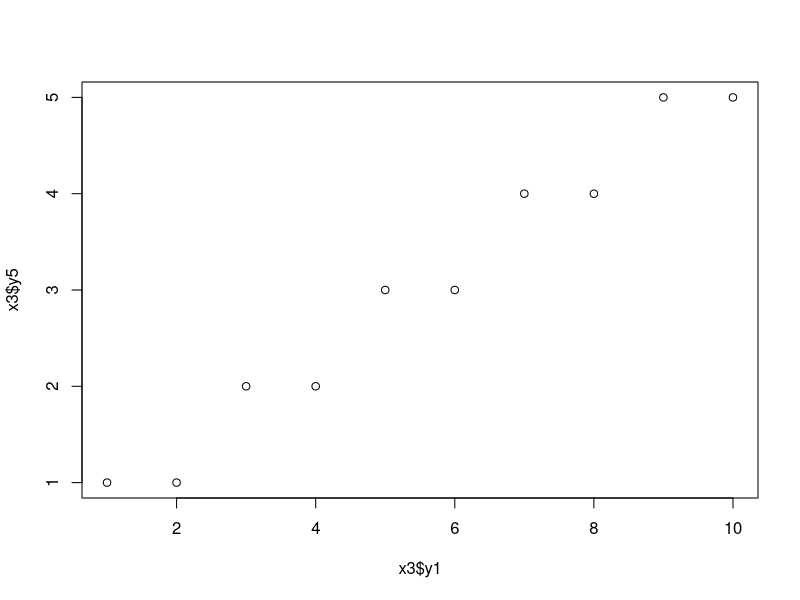
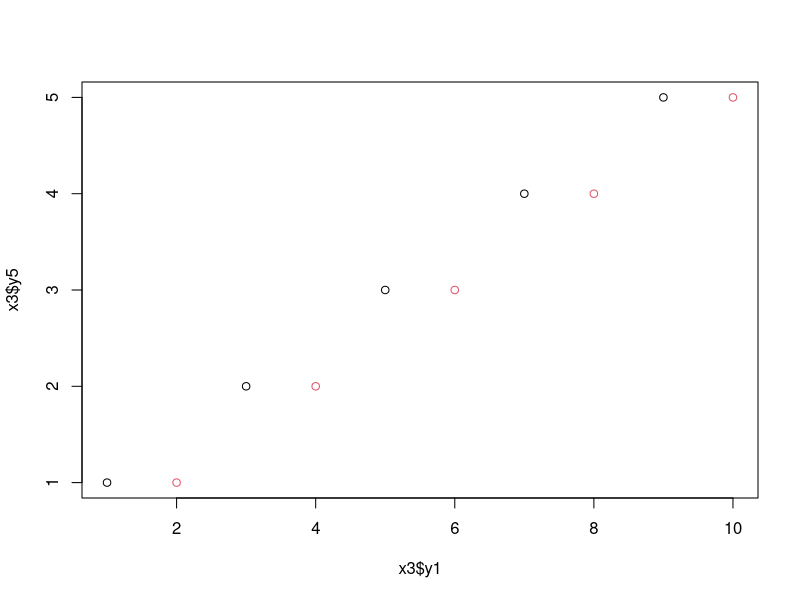
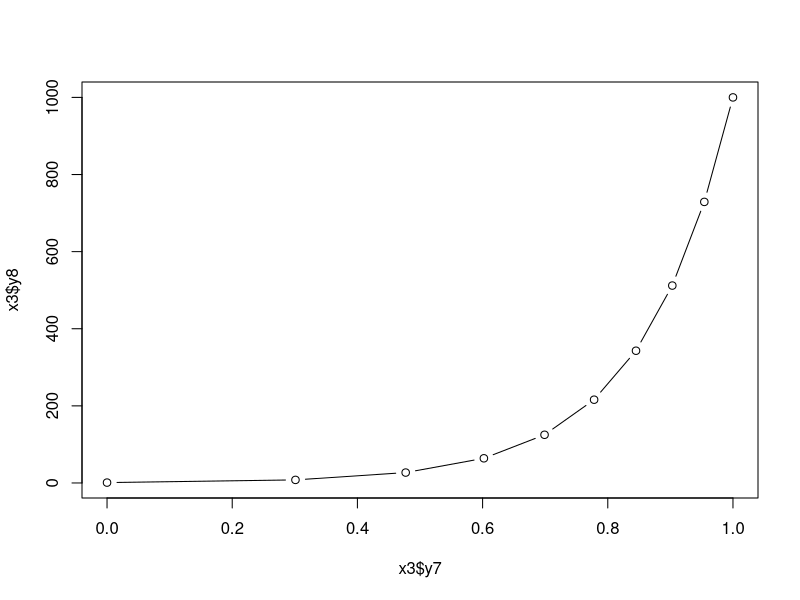
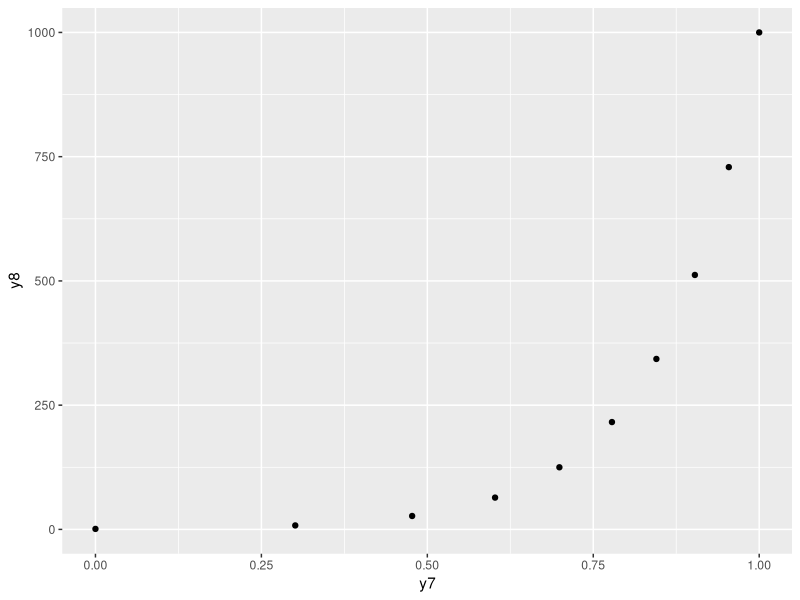
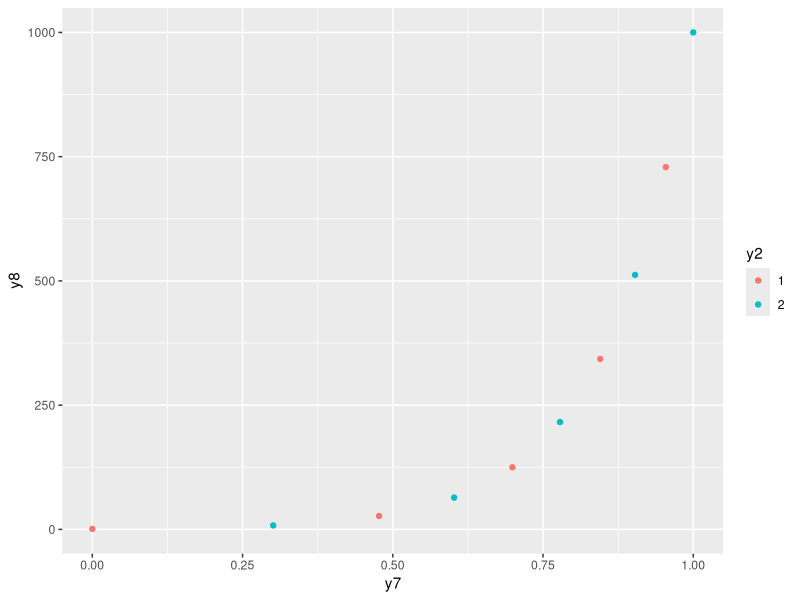
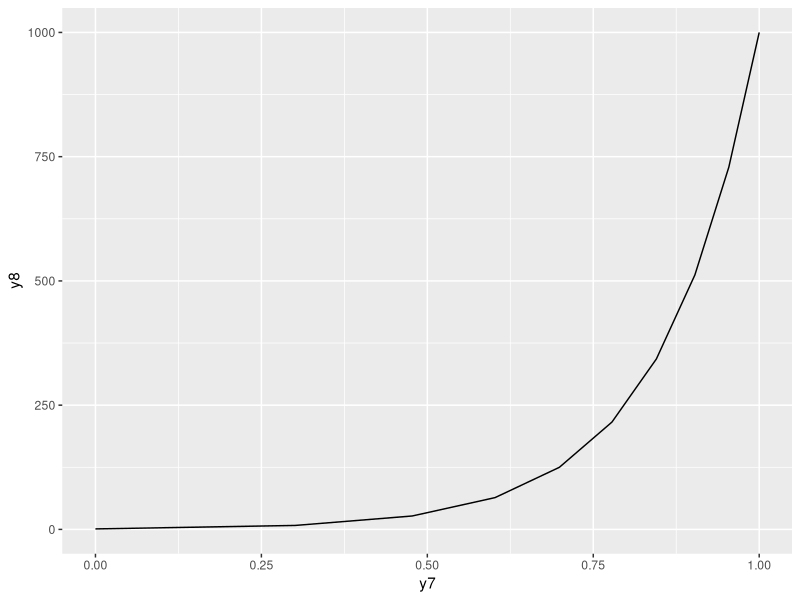
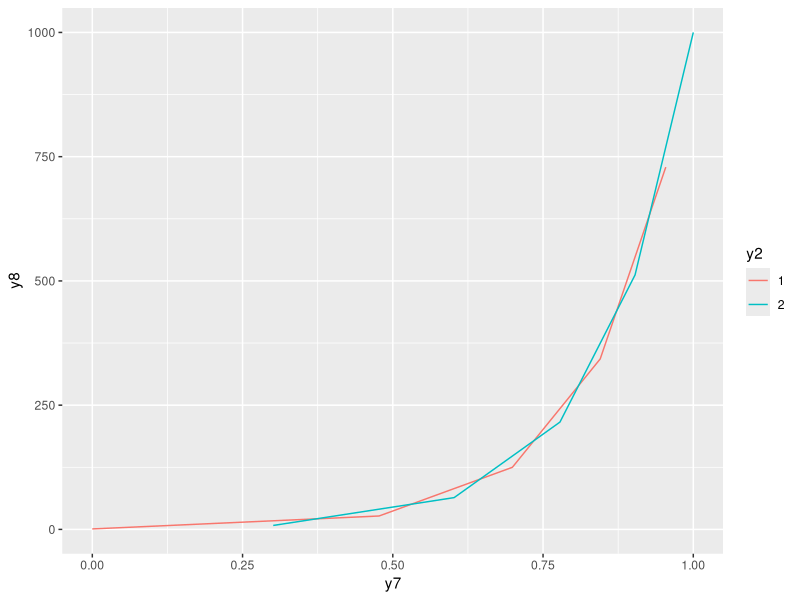
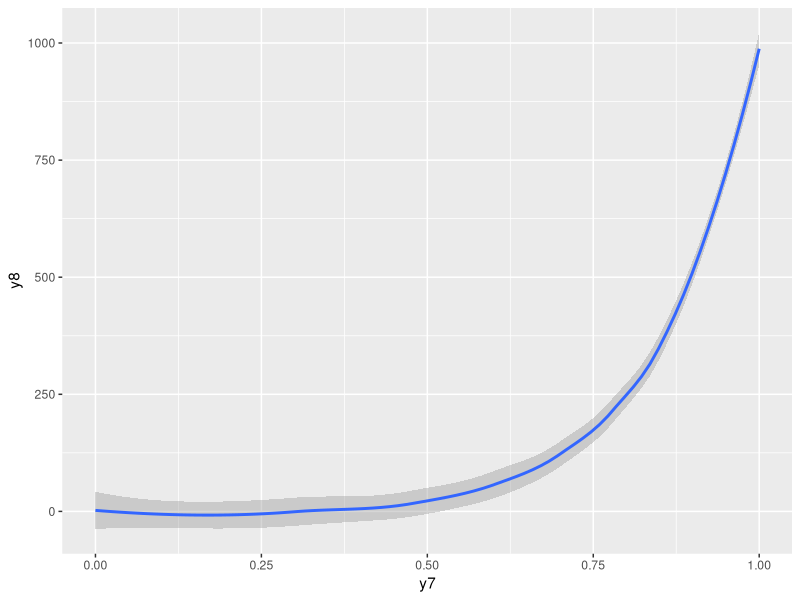

The R script that drew these images, in order:
## ---- chunk 1
knitr::opts_chunk$set(echo = T, message = F, warning = F)
## ---- chunk 2
5 + 3 # = 8
24 / (1 + 2) # = 24 / 3 = 8
2^3 # = 2 * 2 * 2 = 8
sqrt(64) # 8 * 8 = 64
-log10(0.05 / 5000000) # = 8
## ---- chunk 3
xx <- -log10(0.05 / 5000000)
xx
## ---- chunk 4
1:10
as.character(1:10)
rep(1:2, times = 5)
rep(1:5, times = 2)
rep(1:5, each = 2)
rep(1:5, length.out = 7)
help(rep)
seq(5, 50, by = 5)
seq(5, 50, length.out = 5)
mean(1:10)
sd(1:10)
min(1:10)
max(1:10)
range(1:10)
## ---- chunk 5
customFunction <- function(x) {
  mean(x) + sd(x)
}
customFunction(1:10)
## ---- chunk 6
x1 <- 1:10
x1
x1 <- c(1,2,3,4,5,6,7,8,9,10)
x1
x2 <- matrix(1:100, nrow = 10, ncol = 10, byrow = T)
x2
x2 <- matrix(1:100, nrow = 10, ncol = 10, byrow = F)
x2
x3 <- data.frame(
  y1 = 1:10,
  y2 = rep(c("1","2"), times = 5),
  y3 = c(1,1,1,1,1,2,2,2,3,3),
  y4 = rep(1:5, times = 2),
  y5 = rep(1:5, each = 2),
  y6 = seq(5, 50, by = 5),
  y7 = log10(1:10),
  y8 = (1:10)^3
)
x3[1:5,1:5]
x3[,"y3"]
x3$y3
x3$y3 <- as.character(x3$y3)
x3$y3
x3$y3 <- as.numeric(x3$y3)
x3$y3
x3$y3 <- as.factor(x3$y3)
x3$y3
x3$y3 <- factor(x3$y3, levels = c("3","2","1"))
x3$y3
x3$y2 <- factor(x3$y2)
x3$y2
xx <- list(x1, x2, x3)
## ---- chunk 7
str(x1)
str(x2)
str(x3)
str(xx)
## ---- chunk 8
library(scales)
rescale(1:10, to = c(1,30))
## ---- chunk 9
plot(x = x3$y1, y = x3$y5)
plot(x = x3$y1, y = x3$y5, col = x3$y2)
plot(x = x3$y7, y = x3$y8, type = "both")
library(ggplot2)
mp <- ggplot(x3, aes(x = y7, y = y8))
mp + geom_point()
mp + geom_point(aes(color = y2))
mp + geom_line()
mp + geom_line(aes(color = y2))
mp + geom_smooth()
mp + geom_smooth(method = "loess")
mp + geom_smooth(method = "lm")
mp <- ggplot(x3, aes(x = y2, y = y7))
mp + geom_boxplot()
mp + geom_boxplot() + geom_point()
mp <- ggplot(x3, aes(x = y3))
mp + geom_histogram(stat = "count")
